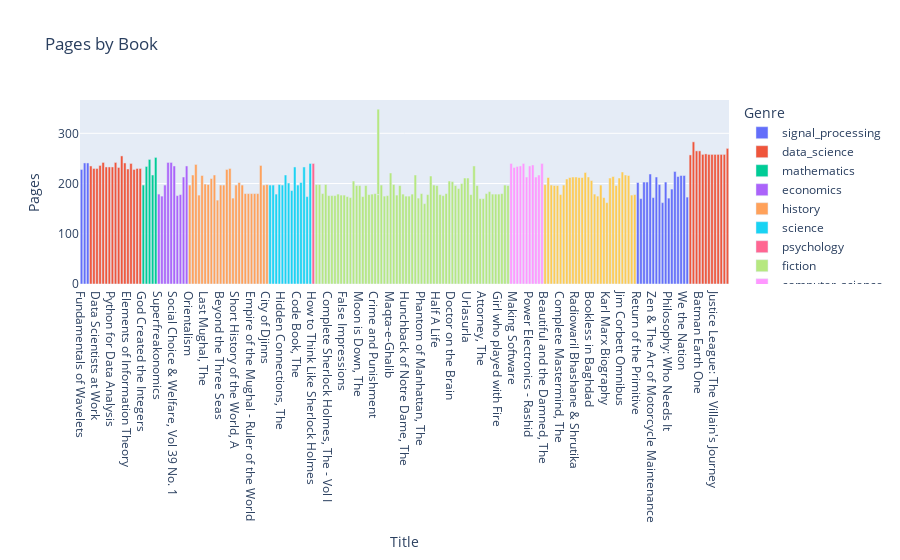

Source (notebook cell):
### Markdown cell above
## Exercises 1

1. Explore working with a pandas DataFrame using `Financial sample.xlsx`.

### Plotly and Plotly Express

**Plotly** is a powerful Python library for creating interactive, web-based visualizations. It supports a wide range of chart types, including line charts, scatter plots, bar charts, heatmaps, and 3D visualizations. Plotly is particularly well-suited for data exploration and presentation because of its interactive features like zooming, panning, and tooltips.

**Plotly Express** is a high-level interface for Plotly, designed to simplify the process of creating beautiful visualizations with minimal code. It is built on top of Plotly and Pandas, allowing you to quickly generate charts by using a single function call while automatically handling styling, axis labels, and legends. For more advanced customizations, you can integrate Plotly Express plots with the broader Plotly library. 

#### Installation
```
pip install plotly
```

### Visualizations examples
#### Bar chart
Visualize the number of pages for each book:

### Code cell
import plotly.express as px
fig = px.bar(books_df, x='Title', y='Pages', color='Genre', title='Pages by Book')
fig.show()

### Figure 1 — Plotly figure (JSON) as saved in the notebook; plotly's stock layout.template omitted (floating-point values rounded to 4 significant figures)
{"data": [{"alignmentgroup": "True", "hovertemplate": "Genre=signal_processing<br>Title=%{x}<br>Pages=%{y}<extra></extra>", "legendgroup": "signal_processing", "marker": {"color": "#636efa", "pattern": {"shape": ""}}, "name": "signal_processing", "offsetgroup": "signal_processing", "orientation": "v", "showlegend": true, "textposition": "auto", "type": "bar", "x": ["Fundamentals of Wavelets", "Image Processing & Mathematical Morphology", "Image Processing with MATLAB"], "xaxis": "x", "y": [228, 241, 241], "yaxis": "y"}, {"alignmentgroup": "True", "hovertemplate": "Genre=data_science<br>Title=%{x}<br>Pages=%{y}<extra></extra>", "legendgroup": "data_science", "marker": {"color": "#EF553B", "pattern": {"shape": ""}}, "name": "data_science", "offsetgroup": "data_science", "orientation": "v", "showlegend": true, "textposition": "auto", "type": "bar", "x": ["Data Smart", "Nature of Statistical Learning Theory, The", "Data Scientists at Work", "Statistical Decision Theory'", "Data Mining Handbook", "Machine Learning for Hackers", "Signal and the Noise, The", "Python for Data Analysis", "Soft Computing & Intelligent Systems", "Learning OpenCV", "Computer Vision, A Modern Approach", "Pattern Classification", "Elements of Information Theory", "Neural Networks", "Statistical Learning Theory", "Think Complexity", "Data Analysis with Open Source Tools"], "xaxis": "x", "y": [235, 230, 230, 236, 242, 233, 233, 233, 242, 232, 255, 241, 229, 240, 228, 230, 230], "yaxis": "y"}, {"alignmentgroup": "True", "hovertemplate": "Genre=mathematics<br>Title=%{x}<br>Pages=%{y}<extra></extra>", "legendgroup": "mathematics", "marker": {"color": "#00cc96", "pattern": {"shape": ""}}, "name": "mathematics", "offsetgroup": "mathematics", "orientation": "v", "showlegend": true, "textposition": "auto", "type": "bar", "x": ["God Created the Integers", "Birth of a Theorem", "Analysis, Vol I", "Men of Mathematics", "Structure and Randomness"], "xaxis": "x", "y": [197, 234, 248, 217, 252], "yaxis": "y"}, {"alignmentgroup": "True", "hovertemplate": "Genre=economics<br>Title=%{x}<br>Pages=%{y}<extra></extra>", "legendgroup": "economics", "marker": {"color": "#ab63fa", "pattern": {"shape": ""}}, "name": "economics", "offsetgroup": "economics", "orientation": "v", "showlegend": true, "textposition": "auto", "type": "bar", "x": ["Superfreakonomics", "Wealth of Nations, The", "Freakonomics", "Textbook of Economic Theory", "Econometric Analysis", "Social Choice & Welfare, Vol 39 No. 1", "New Markets & Other Essays", "Age of Discontuinity, The", "Rationality & Freedom", "Journal of Economics, vol 106 No 3"], "xaxis": "x", "y": [179, 175, 197, 242, 242, 235, 176, 178, 213, 235], "yaxis": "y"}, {"alignmentgroup": "True", "hovertemplate": "Genre=history<br>Title=%{x}<br>Pages=%{y}<extra></extra>", "legendgroup": "history", "marker": {"color": "#FFA15A", "pattern": {"shape": ""}}, "name": "history", "offsetgroup": "history", "orientation": "v", "showlegend": true, "textposition": "auto", "type": "bar", "x": ["Orientalism", "Integration of the Indian States", "Age of Wrath, The", "All the President's Men", "Scoop!", "Last Mughal, The", "India from Midnight to Milennium", "World's Greatest Trials, The", "O Jerusalem!", "Freedom at Midnight", "Beyond the Three Seas", "Great War for Civilization, The", "Clash of Civilizations and Remaking of the World Order", "Discovery of India, The", "Veil: Secret Wars of the CIA", "Short History of the World, A", "From Beirut to Jerusalem", "Age of the Warrior, The", "Empire of the Mughal - The Tainted Throne", "Empire of the Mughal - Brothers at War", "Empire of the Mughal - Ruler of the World", "Empire of the Mughal - The Serpent's Tooth", "Empire of the Mughal - Raiders from the North", "Mossad", "History of England, Foundation", "City of Djinns"], "xaxis": "x", "y": [197, 217, 238, 177, 216, 199, 198, 210, 217, 167, 197, 197, 228, 230, 171, 197, 202, 197, 180, 180, 180, 180, 180, 236, 197, 198], "yaxis": "y"}, {"alignmentgroup": "True", "hovertemplate": "Genre=science<br>Title=%{x}<br>Pages=%{y}<extra></extra>", "legendgroup": "science", "marker": {"color": "#19d3f3", "pattern": {"shape": ""}}, "name": "science", "offsetgroup": "science", "orientation": "v", "showlegend": true, "textposition": "auto", "type": "bar", "x": ["Drunkard's Walk, The", "Physics & Philosophy", "Tao of Physics, The", "Surely You're Joking Mr Feynman", "Hidden Connections, The", "Theory of Everything, The", "Electric Universe", "Artist and the Mathematician, The", "Simpsons & Their Mathematical Secrets", "Code Book, The", "Numbers Behind Numb3rs, The", "Information, The", "Broca's Brain", "Oxford book of Modern Science Writing"], "xaxis": "x", "y": [197, 197, 179, 198, 197, 217, 201, 186, 233, 197, 202, 233, 174, 240], "yaxis": "y"}, {"alignmentgroup": "True", "hovertemplate": "Genre=psychology<br>Title=%{x}<br>Pages=%{y}<extra></extra>", "legendgroup": "psychology", "marker": {"color": "#FF6692", "pattern": {"shape": ""}}, "name": "psychology", "offsetgroup": "psychology", "orientation": "v", "showlegend": true, "textposition": "auto", "type": "bar", "x": ["How to Think Like Sherlock Holmes"], "xaxis": "x", "y": [240], "yaxis": "y"}, {"alignmentgroup": "True", "hovertemplate": "Genre=fiction<br>Title=%{x}<br>Pages=%{y}<extra></extra>", "legendgroup": "fiction", "marker": {"color": "#B6E880", "pattern": {"shape": ""}}, "name": "fiction", "offsetgroup": "fiction", "orientation": "v", "showlegend": true, "textposition": "auto", "type": "bar", "x": ["Slaughterhouse Five", "Trial, The", "New Machiavelli, The", "Outsider, The", "Complete Sherlock Holmes, The - Vol I", "Complete Sherlock Holmes, The - Vol II", "Pillars of the Earth, The", "Farewell to Arms, A", "Veteran, The", "False Impressions", "Jurassic Park", "Tales of Mystery and Imagination", "Asami Asami", "Journal of a Novel", "Moon is Down, The", "Brethren, The", "In a Free State", "Catch 22", "Amulet of Samarkand, The", "Crime and Punishment", "Angels & Demons", "Sea of Poppies", "Raisin in the Sun, A", "Prisoner of Birth, A", "Maqta-e-Ghalib", "Great Indian Novel, The", "City of Joy, The", "Winter of Our Discontent, The", "Case of the Lame Canary, The", "Hunchback of Notre Dame, The", "Burning Bright", "Doctor in the Nude", "World's Greatest Short Stories, The", "Maugham's Collected Short Stories, Vol 3", "Phantom of Manhattan, The", "Ashenden of The British Agent", "We the Living", "Selected Short Stories", "To Sir With Love", "Half A Life", "Deceiver, The", "Rosy is My Relative", "Moon and Sixpence, The", "Trembling of a Leaf, The", "Doctor on the Brain", "Grapes of Wrath, The", "20000 Leagues Under the Sea", "Batatyachi Chal", "Hafasavnuk", "Urlasurla", "Devil's Advocate, The", "More Tears to Cry", "Ropemaker, The", "Angels & Demons", "Judge, The", "Attorney, The", "Eyeless in Gaza", "Tales of Beedle the Bard", "Girl with the Dragon Tattoo", "Girl who kicked the Hornet's Nest", "Girl who played with Fire", "Animal Farm", "Idiot, The", "Christmas Carol, A"], "xaxis": "x", "y": [198, 198, 180, 198, 176, 176, 176, 179, 177, 177, 174, 172, 205, 196, 196, 174, 196, 178, 179, 180, 178, 197, 175, 176, 221, 198, 177, 196, 179, 175, 175, 179, 217, 171, 180, 160, 178, 215, 197, 196, 178, 176, 180, 205, 204, 196, 190, 200, 211, 211, 178, 235, 196, 170, 170, 170, 180, 184, 179, 179, 179, 180, 197, 196], "yaxis": "y"}, {"alignmentgroup": "True", "hovertemplate": "Genre=computer_science<br>Title=%{x}<br>Pages=%{y}<extra></extra>", "legendgroup": "computer_science", "marker": {"color": "#FF97FF", "pattern": {"shape": ""}}, "name": "computer_science", "offsetgroup": "computer_science", "orientation": "v", "showlegend": true, "textposition": "auto", "type": "bar", "x": ["Structure & Interpretation of Computer Programs", "Making Software", "Introduction to Algorithms", "Data Structures Using C & C++", "Principles of Communication Systems", "Let Us C", "Power Electronics - Rashid", "Power Electronics - Mohan", "Pointers in C", "Cathedral and the Bazaar, The", "Design with OpAmps"], "xaxis": "x", "y": [240, 232, 234, 235, 240, 213, 235, 237, 213, 217, 240], "yaxis": "y"}, {"alignmentgroup": "True", "hovertemplate": "Genre=nonfiction<br>Title=%{x}<br>Pages=%{y}<extra></extra>", "legendgroup": "nonfiction", "marker": {"color": "#FECB52", "pattern": {"shape": ""}}, "name": "nonfiction", "offsetgroup": "nonfiction", "orientation": "v", "showlegend": true, "textposition": "auto", "type": "bar", "x": ["Beautiful and the Damned, The", "Mein Kampf", "Last Lecture, The", "Russian Journal, A", "Once There Was a War", "Complete Mastermind, The", "Dylan on Dylan", "Argumentative Indian, The", "Idea of Justice, The", "Ahe Manohar Tari", "Radiowaril Bhashane & Shrutika", "Gun Gayin Awadi", "Aghal Paghal", "Beyond Degrees", "Manasa", "Bookless in Baghdad", "Down and Out in Paris & London", "Talking Straight", "Uncommon Wisdom", "One", "Karl Marx Biography", "Apulki", "Char Shabda", "Life in Letters, A", "Vyakti ani Valli", "Jim Corbett Omnibus", "Courtroom Genius, The", "Dongri to Dubai", "India's Legal System", "Murphy's Law"], "xaxis": "x", "y": [198, 212, 197, 196, 196, 178, 197, 209, 212, 213, 213, 212, 212, 222, 213, 206, 179, 175, 197, 172, 162, 211, 214, 196, 211, 223, 217, 216, 177, 178], "yaxis": "y"}, {"alignmentgroup": "True", "hovertemplate": "Genre=philosophy<br>Title=%{x}<br>Pages=%{y}<extra></extra>", "legendgroup": "philosophy", "marker": {"color": "#636efa", "pattern": {"shape": ""}}, "name": "philosophy", "offsetgroup": "philosophy", "orientation": "v", "showlegend": true, "textposition": "auto", "type": "bar", "x": ["Return of the Primitive", "Story of Philosophy, The", "On Education", "Free Will", "Identity & Violence", "Zen & The Art of Motorcycle Maintenance", "History of Western Philosophy", "Unpopular Essays", "Political Philosophers", "Ayn Rand Answers", "Philosophy: Who Needs It", "World's Great Thinkers, The", "Justice, Judiciary and Democracy", "Arthashastra, The", "We the People", "We the Nation", "Prince, The"], "xaxis": "x", "y": [202, 170, 203, 203, 219, 172, 213, 198, 162, 203, 171, 189, 224, 214, 216, 216, 173], "yaxis": "y"}, {"alignmentgroup": "True", "hovertemplate": "Genre=comic<br>Title=%{x}<br>Pages=%{y}<extra></extra>", "legendgroup": "comic", "marker": {"color": "#EF553B", "pattern": {"shape": ""}}, "name": "comic", "offsetgroup": "comic", "orientation": "v", "showlegend": true, "textposition": "auto", "type": "bar", "x": ["Final Crisis", "Killing Joke, The", "Flashpoint", "Batman Earth One", "Crisis on Infinite Earths", "Superman Earth One - 1", "Superman Earth One - 2", "Justice League: Throne of Atlantis", "Justice League: The Villain's Journey", "Death of Superman, The", "History of the DC Universe", "Batman: The Long Halloween", "Batman Handbook"], "xaxis": "x", "y": [257, 283, 265, 265, 258, 259, 258, 258, 258, 258, 258, 258, 270], "yaxis": "y"}], "layout": {"autosize": true, "barmode": "relative", "legend": {"title": {"text": "Genre"}, "tracegroupgap": 0}, "title": {"text": "Pages by Book"}, "xaxis": {"anchor": "y", "autorange": true, "domain": [0, 1], "range": [-0.5, 209.5], "title": {"text": "Title"}, "type": "category"}, "yaxis": {"anchor": "x", "autorange": true, "domain": [0, 1], "range": [0, 366.3], "title": {"text": "Pages"}, "type": "linear"}}}
